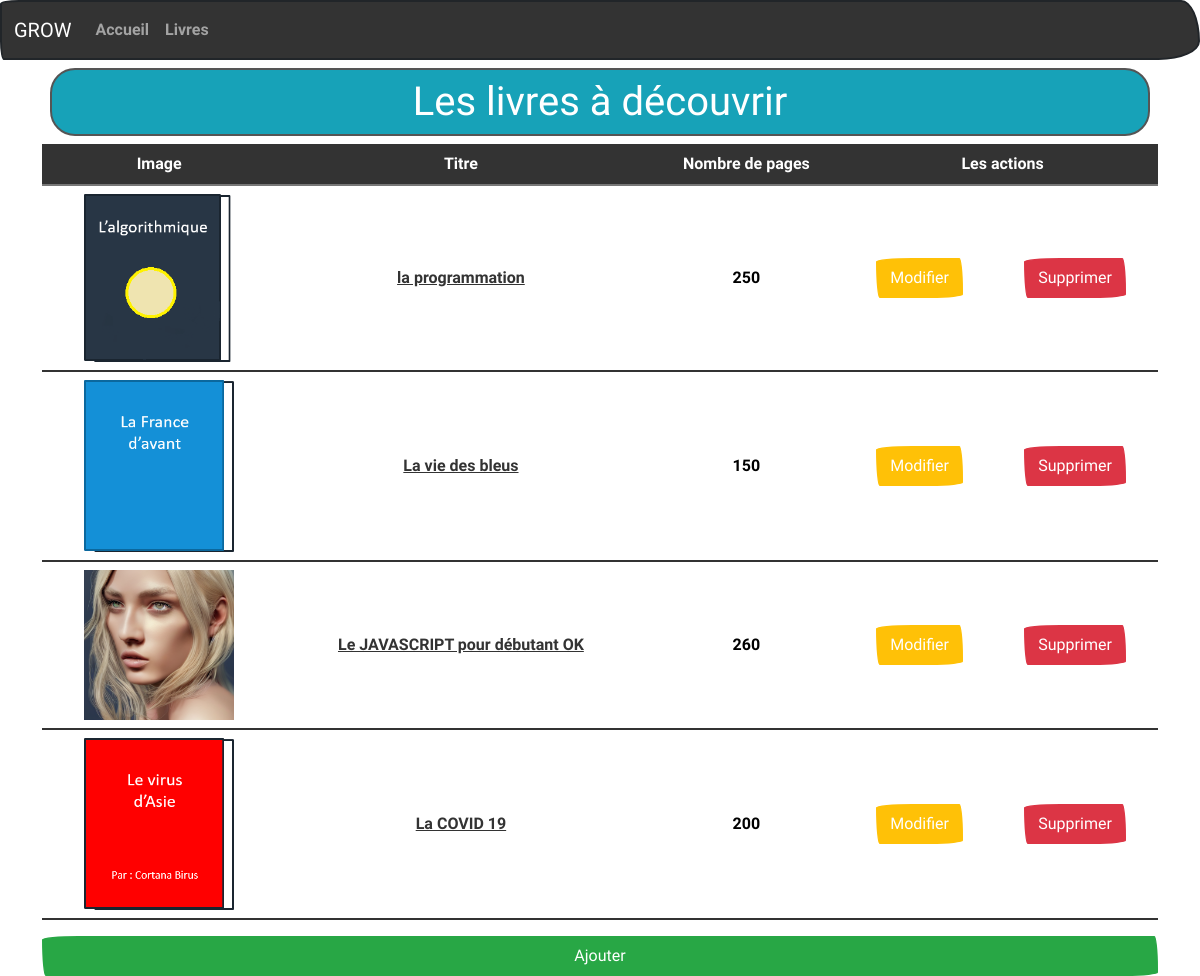
Screenshot of /livres with the database file from the repository.
### tables this page shows
CREATE TABLE IF NOT EXISTS `livres` (
  `id` int NOT NULL AUTO_INCREMENT,
  `titre` varchar(150) DEFAULT NULL,
  `nbpages` int DEFAULT NULL,
  `image` varchar(150) DEFAULT NULL,
  PRIMARY KEY (`id`)
);

### controllers/livresController.controller.php (called while the page is built, shortened)
<?php
        require_once "model/Livre.class.php";
        require_once 'model/LivreManager.class.php';
class LivreController
{
    private $livreManager;
    public function __construct()
    {
        $this->livreManager = new LivreManager;
        $this->livreManager->chargementLivre();
    }
    public function afficherLivre()
    {
        $livre = $this->livreManager->getLivre();
        require 'views/livres.views.php';
    }
}

### model/LivreManager.class.php (called while the page is built, shortened)
<?php
require_once 'Model.class.php';
require_once 'Livre.class.php';
class LivreManager extends Model{
    private $livres;
    public function ajoutLivre($livre)
    {
        $this->livres[] = $livre;
    }
    public function getLivre()
    {
        return $this->livres;
    }
    public function chargementLivre()
    {
        $req = $this->getBdd()->prepare('SELECT * FROM livres');
        $req->execute();
        $mesLivres = $req->fetchAll(PDO::FETCH_ASSOC);
    }
}

### model/Livre.class.php (called while the page is built, shortened)
<?php
class Livre
{
    private $id,
            $titre,
            $nbPages,
            $image;
    public function __construct($id,$titre,$nbPages,$image)
    {
        $this->id = $id;
        $this->titre = $titre;
        $this->nbPages = $nbPages;
        $this->image = $image;
    }
    public function getId()
    {
        return trim(htmlspecialchars($this->id));
    }
    public function getTitre()
    {
        return trim(htmlspecialchars($this->titre));
    }
    public function getnbPages()
    {
        return trim(htmlspecialchars($this->nbPages));
    }
    public function getImage()
    {
        return trim(htmlspecialchars($this->image));
    }
}

### model/Model.class.php (called while the page is built, shortened)
<?php
class Model
{
    private static $pdo;
    private static function setBdd()
    {
        self::$pdo = new PDO('mysql:host=localhost;port=3306;dbname=biblio1;charset=utf8', '****', '****');
        self::$pdo->setAttribute(PDO::ATTR_ERRMODE, PDO::ERRMODE_WARNING);
    }
    protected function getBdd()
    {
        return self::$pdo;
    }
}

### views/livres.views.php (the view, shortened to what this page needs)
<table class="table text-center">
    <tr class="table-dark">
        <th>Image</th>
        <th>Titre</th>
        <th>Nombre de pages</th>
        <th colspan="2">Les actions</th>
    </tr>
    <?php
    for ($i = 0; $i < count($livre); $i++) : ?>
        <tr>
            <td class="align-middle"><img src="public/images/<?= $livre[$i]->getImage(); ?>" width="150px;"></td>
            <td class="align-middle"><a href="<?= URL ?>livres/l/<?= $livre[$i]->getId() ?>"><?= $livre[$i]->getTitre(); ?></a></td>
            <td class="align-middle"><?= $livre[$i]->getnbPages(); ?></td>
            <td class="align-middle"><a href="<?= URL ?>livres/m/<?= $livre[$i]->getId(); ?>"
            class="btn btn-warning">Modifier</a></td>
            <td class="align-middle">
                <form action="<?= URL ?>livres/s/<?= $livre[$i]->getId(); ?>"
                onsubmit="return confirm('Tu veux vraiment supprimer le livre ?');"
                method="post">
                <button type="submit" class="btn btn-danger">Supprimer</button>
                </form>
        </tr>
    <?php endfor; ?>
</table>
<a href="<?= URL ?>livres/a" class="btn btn-success d-block">Ajouter</a>
<?php
$content = ob_get_clean();
$titre = 'Les livres à découvrir';
require 'template.php';
?>

### index.php (shortened to what this page needs)
<?php
require_once 'controllers/livresController.controller.php';
$livreController = new LivreController;
try {
    if(empty($_GET['page'])){
        require 'views/accueil.views.php';
    } else {
        $url = explode("/", filter_var($_GET['page']), FILTER_SANITIZE_URL);
        switch ($url[0]) {
            case 'livres':
                if(empty($url[1])){
                    $livreController->afficherLivre();
                } else if($url[1] === "l") {
                    $livreController->afficherLivreUn($url[2]);
                }
                break;
        }
    }
} catch(Exception $e){
    $msg =  $e->getMessage();
    require "views/error.views.php";
}

### views/template.php (shortened to what this page needs)
<!DOCTYPE html>
<html lang="en">
<head>
    <link rel="stylesheet" href="https://bootswatch.com/5/sketchy/bootstrap.min.css">
</head>
<body>
    <nav class="navbar navbar-expand-lg navbar-dark bg-primary">
        <div class="container-fluid">
            <a class="navbar-brand" href="#">GROW</a>
            <div class="collapse navbar-collapse" id="navbarColor01">
                <ul class="navbar-nav me-auto">
                    <li class="nav-item">
                        <a class="nav-link" href="<?=URL?>accueil">Accueil</a>
                    </li>
                    <li class="nav-item">
                        <a class="nav-link" href="<?=URL?>livres">Livres</a>
                    </li>
                </ul>
            </div>
        </div>
    </nav>
<div class="container">
    <h1 class="rounded border border-dark p-2 m-2 text-center text-white bg-info"><?=$titre ?></h1>
    <?php echo $content ?>
</div>
</body>
</html>

### rows the page displays
livres: image (picture), titre "la programmation", nbpages "250"
livres: image (picture), titre "La vie des bleus", nbpages "150"
livres: image (picture), titre "Le JAVASCRIPT pour débutant OK", nbpages "260"
livres: image (picture), titre "La COVID 19", nbpages "200"

### other values shown
$titre "Les livres à découvrir"
